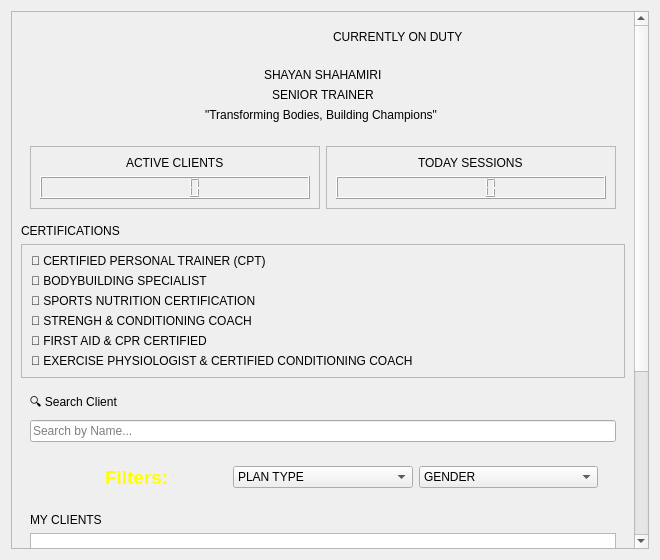
<?xml version="1.0" encoding="UTF-8"?>
<ui version="4.0">
 <class>TrainerDialog</class>
 <widget class="QDialog" name="TrainerDialog">
  <property name="geometry">
   <rect>
    <x>0</x>
    <y>0</y>
    <width>660</width>
    <height>560</height>
   </rect>
  </property>
  <property name="minimumSize">
   <size>
    <width>660</width>
    <height>560</height>
   </size>
  </property>
  <property name="windowTitle">
   <string>SHAYAN PAGE</string>
  </property>
  <property name="windowIcon">
   <iconset>
    <normalon>:/icons/FILES/LOGO.png</normalon>
   </iconset>
  </property>
  <property name="styleSheet">
   <string notr="true">QDialog,
QWidget
{
    background-color: #111111;
    color: white;
    font-family: &quot;Segoe UI&quot;;
}

QScrollArea{
    border:none;
    background:transparent;
}

QScrollArea &gt; QWidget &gt; QWidget{
    background-color:#0F0F0F;
}
QFrame
{
    background-color: #181818;
    border: 1px solid #2e2e2e;
    border-radius: 15px;
}

QLabel
{
    background: transparent;
    border: none;
    color: white;
}

#label_40
{
    min-width: 14px;
    max-width: 14px;
    min-height: 14px;
    max-height: 14px;
    border-radius: 7px;
    background-color: #00d26a;
}

#label_41
{
    color: #00d26a;
    font-size: 11pt;
    font-weight: bold;
}

#label_43
{
    color: #FFD700;
    font-size: 20pt;
    font-weight: bold;
}

#label_44
{
    color: white;
    font-size: 12pt;
    font-weight: bold;
    letter-spacing: 2px;
}

#label_45
{
    color: #9a9a9a;
    font-style: italic;
    font-size: 10pt;
}

#label_42,
#label_46,
#label_47
{
    color: #FFD700;
    font-size: 12pt;
    font-weight: bold;
    padding-left: 4px;
}

#frame_3 QLabel
{
    color: white;
    font-size: 10pt;
    padding: 3px;
}

#frame_6,
#frame_7
{
    background-color: #1a1a1a;
    border: 1px solid #333333;
    border-radius: 15px;
}

#label_48,
#label_49
{
    color: #FFD700;
    font-size: 11pt;
    font-weight: bold;
}

QLCDNumber
{
    background-color: #111111;
    color: #FFD700;
    border: 2px solid #FFD700;
    border-radius: 12px;
}

QLineEdit
{
    background-color: #1a1a1a;
    color: white;
    border: 2px solid #333333;
    border-radius: 10px;
    padding: 8px;
}

QLineEdit:focus
{
    border: 2px solid #FFD700;
}

QListWidget
{
    background-color: #141414;
    border: 1px solid #333333;
    border-radius: 10px;
    color: white;
    outline: none;
}

QListWidget::item
{
    padding: 10px;
    border-bottom: 1px solid #222222;
}

QListWidget::item:hover
{
    background-color: #242424;
}

QListWidget::item:selected
{
    background-color: #FFD700;
    color: black;
}

QScrollBar:vertical
{
    background: #111111;
    width: 10px;
    border: none;
}

QScrollBar::handle:vertical
{
    background: #FFD700;
    border-radius: 5px;
}



QScrollBar::add-line:vertical,
QScrollBar::sub-line:vertical
{
    height: 0px;
}

QScrollBar::add-page:vertical,
QScrollBar::sub-page:vertical
{
    background: transparent;
}
#widget_11
{
    background-color: #181818;
    border: 1px solid #333333;
    border-radius: 15px;
}

#label_35
{
    color: #FFD700;
    font-size: 11pt;
    font-weight: bold;
}

#comboBox_7,
#comboBox_8,
#comboBox_9
{
    background-color: #222222;
    border: 1px solid #444444;
    border-radius: 8px;
    color: white;
    padding: 6px;
}

#comboBox_7:hover,
#comboBox_8:hover,
#comboBox_9:hover
{
    border: 1px solid #FFD700;
}

#comboBox_7::drop-down,
#comboBox_8::drop-down,
#comboBox_9::drop-down
{
    border: none;
}

#comboBox_7 QAbstractItemView,
#comboBox_8 QAbstractItemView,
#comboBox_9 QAbstractItemView
{
    background-color: #222222;
    color: white;
    selection-background-color: #FFD700;
    selection-color: black;
}
</string>
  </property>
  <layout class="QVBoxLayout" name="verticalLayout">
   <item>
    <widget class="QScrollArea" name="scrollArea">
     <property name="sizePolicy">
      <sizepolicy hsizetype="Expanding" vsizetype="Expanding">
       <horstretch>0</horstretch>
       <verstretch>0</verstretch>
      </sizepolicy>
     </property>
     <property name="styleSheet">
      <string notr="true"/>
     </property>
     <property name="verticalScrollBarPolicy">
      <enum>Qt::ScrollBarAlwaysOn</enum>
     </property>
     <property name="horizontalScrollBarPolicy">
      <enum>Qt::ScrollBarAlwaysOff</enum>
     </property>
     <property name="widgetResizable">
      <bool>true</bool>
     </property>
     <widget class="QWidget" name="scrollAreaWidgetContents_2">
      <property name="geometry">
       <rect>
        <x>0</x>
        <y>-248</y>
        <width>630</width>
        <height>935</height>
       </rect>
      </property>
      <property name="sizePolicy">
       <sizepolicy hsizetype="Preferred" vsizetype="Preferred">
        <horstretch>0</horstretch>
        <verstretch>0</verstretch>
       </sizepolicy>
      </property>
      <layout class="QVBoxLayout" name="verticalLayout_17">
       <item>
        <widget class="QWidget" name="widget" native="true">
         <layout class="QHBoxLayout" name="horizontalLayout_5">
          <item>
           <widget class="QLabel" name="label_39">
            <property name="text">
             <string/>
            </property>
           </widget>
          </item>
          <item>
           <widget class="QLabel" name="label_40">
            <property name="sizePolicy">
             <sizepolicy hsizetype="Fixed" vsizetype="Preferred">
              <horstretch>0</horstretch>
              <verstretch>0</verstretch>
             </sizepolicy>
            </property>
            <property name="text">
             <string/>
            </property>
           </widget>
          </item>
          <item alignment="Qt::AlignLeft">
           <widget class="QLabel" name="label_41">
            <property name="sizePolicy">
             <sizepolicy hsizetype="Preferred" vsizetype="Preferred">
              <horstretch>0</horstretch>
              <verstretch>0</verstretch>
             </sizepolicy>
            </property>
            <property name="text">
             <string>CURRENTLY ON DUTY</string>
            </property>
           </widget>
          </item>
         </layout>
        </widget>
       </item>
       <item>
        <widget class="QWidget" name="widget_2" native="true">
         <layout class="QVBoxLayout" name="verticalLayout_13">
          <item alignment="Qt::AlignHCenter">
           <widget class="QLabel" name="label_43">
            <property name="text">
             <string>SHAYAN SHAHAMIRI</string>
            </property>
           </widget>
          </item>
          <item alignment="Qt::AlignHCenter">
           <widget class="QLabel" name="label_44">
            <property name="text">
             <string>SENIOR TRAINER</string>
            </property>
           </widget>
          </item>
          <item alignment="Qt::AlignHCenter">
           <widget class="QLabel" name="label_45">
            <property name="text">
             <string>&quot;Transforming Bodies, Building Champions&quot; </string>
            </property>
           </widget>
          </item>
         </layout>
        </widget>
       </item>
       <item>
        <widget class="QWidget" name="widget_3" native="true">
         <layout class="QHBoxLayout" name="horizontalLayout_6">
          <item>
           <widget class="QFrame" name="frame_6">
            <property name="frameShape">
             <enum>QFrame::StyledPanel</enum>
            </property>
            <property name="frameShadow">
             <enum>QFrame::Raised</enum>
            </property>
            <layout class="QVBoxLayout" name="verticalLayout_15">
             <item alignment="Qt::AlignHCenter">
              <widget class="QLabel" name="label_48">
               <property name="text">
                <string>ACTIVE CLIENTS</string>
               </property>
              </widget>
             </item>
             <item>
              <widget class="QLCDNumber" name="lcdNumber_5"/>
             </item>
            </layout>
           </widget>
          </item>
          <item>
           <widget class="QFrame" name="frame_7">
            <property name="frameShape">
             <enum>QFrame::StyledPanel</enum>
            </property>
            <property name="frameShadow">
             <enum>QFrame::Raised</enum>
            </property>
            <layout class="QVBoxLayout" name="verticalLayout_16">
             <item alignment="Qt::AlignHCenter">
              <widget class="QLabel" name="label_49">
               <property name="text">
                <string>TODAY SESSIONS</string>
               </property>
              </widget>
             </item>
             <item>
              <widget class="QLCDNumber" name="lcdNumber_6"/>
             </item>
            </layout>
           </widget>
          </item>
         </layout>
        </widget>
       </item>
       <item>
        <widget class="QLabel" name="label_42">
         <property name="text">
          <string>CERTIFICATIONS</string>
         </property>
        </widget>
       </item>
       <item>
        <widget class="QFrame" name="frame_3">
         <property name="frameShape">
          <enum>QFrame::StyledPanel</enum>
         </property>
         <property name="frameShadow">
          <enum>QFrame::Raised</enum>
         </property>
         <layout class="QVBoxLayout" name="verticalLayout_12">
          <item>
           <widget class="QLabel" name="label_26">
            <property name="text">
             <string>🥇 CERTIFIED PERSONAL TRAINER (CPT)</string>
            </property>
           </widget>
          </item>
          <item>
           <widget class="QLabel" name="label_34">
            <property name="text">
             <string>🥇 BODYBUILDING SPECIALIST</string>
            </property>
           </widget>
          </item>
          <item>
           <widget class="QLabel" name="label_35">
            <property name="text">
             <string>&lt;html&gt;&lt;head/&gt;&lt;body&gt;&lt;p&gt;🥇 SPORTS NUTRITION CERTIFICATION&lt;/p&gt;&lt;/body&gt;&lt;/html&gt;</string>
            </property>
           </widget>
          </item>
          <item>
           <widget class="QLabel" name="label_36">
            <property name="text">
             <string>🥇 STRENGH &amp; CONDITIONING COACH</string>
            </property>
           </widget>
          </item>
          <item>
           <widget class="QLabel" name="label_37">
            <property name="text">
             <string>🥇 FIRST AID &amp; CPR CERTIFIED</string>
            </property>
           </widget>
          </item>
          <item>
           <widget class="QLabel" name="label_38">
            <property name="text">
             <string>🥇 EXERCISE PHYSIOLOGIST &amp; CERTIFIED CONDITIONING COACH</string>
            </property>
           </widget>
          </item>
         </layout>
        </widget>
       </item>
       <item>
        <widget class="QWidget" name="widget_4" native="true">
         <property name="sizePolicy">
          <sizepolicy hsizetype="Preferred" vsizetype="Preferred">
           <horstretch>0</horstretch>
           <verstretch>0</verstretch>
          </sizepolicy>
         </property>
         <layout class="QVBoxLayout" name="verticalLayout_14" stretch="1,1,0,1,5">
          <item>
           <widget class="QLabel" name="label_46">
            <property name="text">
             <string>🔍 Search Client  </string>
            </property>
           </widget>
          </item>
          <item>
           <widget class="QLineEdit" name="lineEdit_3">
            <property name="placeholderText">
             <string>Search by Name... </string>
            </property>
           </widget>
          </item>
          <item>
           <widget class="QWidget" name="widget_5" native="true">
            <layout class="QVBoxLayout" name="verticalLayout_2">
             <item>
              <widget class="QWidget" name="widget_11" native="true">
               <layout class="QHBoxLayout" name="horizontalLayout_16">
                <item alignment="Qt::AlignHCenter">
                 <widget class="QLabel" name="label_50">
                  <property name="text">
                   <string>&lt;html&gt;&lt;head/&gt;&lt;body&gt;&lt;p&gt;&lt;span style=&quot; font-size:14pt; font-weight:600; color:#ffff00;&quot;&gt;Filters:&lt;/span&gt;&lt;/p&gt;&lt;/body&gt;&lt;/html&gt;</string>
                  </property>
                 </widget>
                </item>
                <item>
                 <widget class="QComboBox" name="comboBox_7">
                  <item>
                   <property name="text">
                    <string>PLAN TYPE</string>
                   </property>
                  </item>
                  <item>
                   <property name="text">
                    <string>🥉 BASIC</string>
                   </property>
                  </item>
                  <item>
                   <property name="text">
                    <string>🥈 SILVER</string>
                   </property>
                  </item>
                  <item>
                   <property name="text">
                    <string>🥇 GOLD</string>
                   </property>
                  </item>
                 </widget>
                </item>
                <item>
                 <widget class="QComboBox" name="comboBox_8">
                  <item>
                   <property name="text">
                    <string>GENDER</string>
                   </property>
                  </item>
                  <item>
                   <property name="text">
                    <string>MALE</string>
                   </property>
                  </item>
                  <item>
                   <property name="text">
                    <string>FEMALE</string>
                   </property>
                  </item>
                 </widget>
                </item>
               </layout>
              </widget>
             </item>
            </layout>
           </widget>
          </item>
          <item>
           <widget class="QLabel" name="label_47">
            <property name="sizePolicy">
             <sizepolicy hsizetype="Preferred" vsizetype="Fixed">
              <horstretch>0</horstretch>
              <verstretch>0</verstretch>
             </sizepolicy>
            </property>
            <property name="text">
             <string>MY CLIENTS  </string>
            </property>
           </widget>
          </item>
          <item>
           <widget class="QListWidget" name="listWidget_3">
            <property name="sizePolicy">
             <sizepolicy hsizetype="Expanding" vsizetype="Expanding">
              <horstretch>0</horstretch>
              <verstretch>0</verstretch>
             </sizepolicy>
            </property>
            <property name="minimumSize">
             <size>
              <width>0</width>
              <height>250</height>
             </size>
            </property>
           </widget>
          </item>
         </layout>
        </widget>
       </item>
      </layout>
     </widget>
    </widget>
   </item>
  </layout>
 </widget>
 <resources/>
 <connections/>
</ui>
